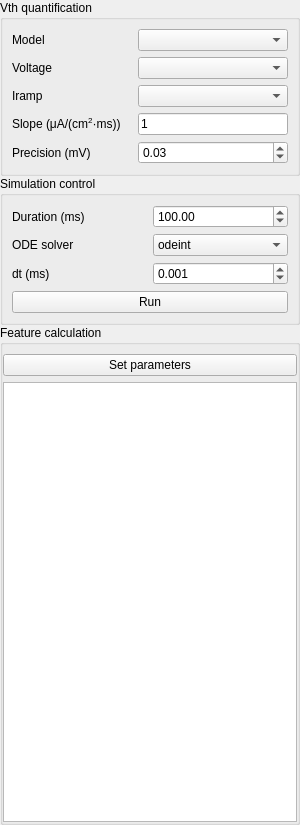
<?xml version="1.0" encoding="UTF-8"?>
<ui version="4.0">
 <class>RampMethodWindow</class>
 <widget class="QWidget" name="RampMethodWindow">
  <property name="geometry">
   <rect>
    <x>0</x>
    <y>0</y>
    <width>300</width>
    <height>825</height>
   </rect>
  </property>
  <property name="sizePolicy">
   <sizepolicy hsizetype="Preferred" vsizetype="Preferred">
    <horstretch>0</horstretch>
    <verstretch>0</verstretch>
   </sizepolicy>
  </property>
  <property name="minimumSize">
   <size>
    <width>0</width>
    <height>0</height>
   </size>
  </property>
  <property name="maximumSize">
   <size>
    <width>16777215</width>
    <height>16777215</height>
   </size>
  </property>
  <property name="windowTitle">
   <string>Form</string>
  </property>
  <layout class="QGridLayout" name="gridLayout_ramp_method_window">
   <property name="leftMargin">
    <number>0</number>
   </property>
   <property name="topMargin">
    <number>0</number>
   </property>
   <property name="rightMargin">
    <number>0</number>
   </property>
   <property name="bottomMargin">
    <number>0</number>
   </property>
   <property name="verticalSpacing">
    <number>0</number>
   </property>
   <item row="0" column="0">
    <widget class="QGroupBox" name="groupBox_ramp_stimulation_method_set_paras">
     <property name="sizePolicy">
      <sizepolicy hsizetype="Preferred" vsizetype="Preferred">
       <horstretch>0</horstretch>
       <verstretch>0</verstretch>
      </sizepolicy>
     </property>
     <property name="title">
      <string>Vth quantification</string>
     </property>
     <layout class="QGridLayout" name="gridLayout_Vth_quantification_ramp">
      <property name="leftMargin">
       <number>9</number>
      </property>
      <item row="0" column="0">
       <widget class="QLabel" name="label_model_ramp">
        <property name="text">
         <string>Model</string>
        </property>
       </widget>
      </item>
      <item row="2" column="1">
       <widget class="QComboBox" name="comboBox_stimulus_name_ramp"/>
      </item>
      <item row="1" column="0">
       <widget class="QLabel" name="label_voltage_ramp">
        <property name="text">
         <string>Voltage </string>
        </property>
       </widget>
      </item>
      <item row="4" column="1">
       <widget class="QDoubleSpinBox" name="doubleSpinBox_precision_ramp">
        <property name="sizePolicy">
         <sizepolicy hsizetype="Preferred" vsizetype="Fixed">
          <horstretch>0</horstretch>
          <verstretch>0</verstretch>
         </sizepolicy>
        </property>
        <property name="minimumSize">
         <size>
          <width>0</width>
          <height>0</height>
         </size>
        </property>
        <property name="maximumSize">
         <size>
          <width>16777215</width>
          <height>16777215</height>
         </size>
        </property>
        <property name="value">
         <double>0.030000000000000</double>
        </property>
       </widget>
      </item>
      <item row="0" column="1">
       <widget class="QComboBox" name="comboBox_model_ramp">
        <property name="sizePolicy">
         <sizepolicy hsizetype="Fixed" vsizetype="Fixed">
          <horstretch>0</horstretch>
          <verstretch>0</verstretch>
         </sizepolicy>
        </property>
        <property name="minimumSize">
         <size>
          <width>150</width>
          <height>0</height>
         </size>
        </property>
        <property name="maximumSize">
         <size>
          <width>185</width>
          <height>16777215</height>
         </size>
        </property>
       </widget>
      </item>
      <item row="3" column="1">
       <widget class="QLineEdit" name="lineEdit_k_ramp">
        <property name="sizePolicy">
         <sizepolicy hsizetype="Preferred" vsizetype="Fixed">
          <horstretch>0</horstretch>
          <verstretch>0</verstretch>
         </sizepolicy>
        </property>
        <property name="text">
         <string>1</string>
        </property>
       </widget>
      </item>
      <item row="4" column="0">
       <widget class="QLabel" name="label_precision_ramp">
        <property name="text">
         <string>Precision (mV)</string>
        </property>
       </widget>
      </item>
      <item row="1" column="1">
       <widget class="QComboBox" name="comboBox_voltage_ramp"/>
      </item>
      <item row="2" column="0">
       <widget class="QLabel" name="label_stimulus_name_ramp">
        <property name="text">
         <string>Iramp</string>
        </property>
       </widget>
      </item>
      <item row="3" column="0">
       <widget class="QLabel" name="label_k_ramp">
        <property name="text">
         <string>&lt;html&gt;&lt;head/&gt;&lt;body&gt;&lt;p&gt;Slope (μA/(cm&lt;span style=&quot; vertical-align:super;&quot;&gt;2&lt;/span&gt;·ms))&lt;/p&gt;&lt;/body&gt;&lt;/html&gt;</string>
        </property>
       </widget>
      </item>
     </layout>
    </widget>
   </item>
   <item row="1" column="0">
    <widget class="QGroupBox" name="groupBox_ramp_method_simulation">
     <property name="sizePolicy">
      <sizepolicy hsizetype="Preferred" vsizetype="Preferred">
       <horstretch>0</horstretch>
       <verstretch>0</verstretch>
      </sizepolicy>
     </property>
     <property name="title">
      <string>Simulation control</string>
     </property>
     <layout class="QGridLayout" name="gridLayout_simulation_control_ramp">
      <item row="1" column="1">
       <widget class="QDoubleSpinBox" name="doubleSpinBox_ramp_timeline">
        <property name="sizePolicy">
         <sizepolicy hsizetype="Preferred" vsizetype="Fixed">
          <horstretch>0</horstretch>
          <verstretch>0</verstretch>
         </sizepolicy>
        </property>
        <property name="maximum">
         <double>100000000.000000000000000</double>
        </property>
        <property name="value">
         <double>100.000000000000000</double>
        </property>
       </widget>
      </item>
      <item row="3" column="0">
       <widget class="QLabel" name="label_dt_ramp">
        <property name="text">
         <string>dt (ms)</string>
        </property>
       </widget>
      </item>
      <item row="1" column="0">
       <widget class="QLabel" name="label_timeline_ramp">
        <property name="text">
         <string>Duration (ms)</string>
        </property>
       </widget>
      </item>
      <item row="3" column="1">
       <widget class="QDoubleSpinBox" name="doubleSpinBox_dt_ramp">
        <property name="sizePolicy">
         <sizepolicy hsizetype="Preferred" vsizetype="Fixed">
          <horstretch>0</horstretch>
          <verstretch>0</verstretch>
         </sizepolicy>
        </property>
        <property name="decimals">
         <number>3</number>
        </property>
        <property name="value">
         <double>0.001000000000000</double>
        </property>
       </widget>
      </item>
      <item row="2" column="1">
       <widget class="QComboBox" name="comboBox_ramp_ode_option">
        <item>
         <property name="text">
          <string>odeint</string>
         </property>
        </item>
       </widget>
      </item>
      <item row="2" column="0">
       <widget class="QLabel" name="label_ramp_ode_option">
        <property name="text">
         <string>ODE solver</string>
        </property>
       </widget>
      </item>
      <item row="4" column="0" colspan="2">
       <widget class="QPushButton" name="pushButton_run_ramp">
        <property name="text">
         <string>Run</string>
        </property>
       </widget>
      </item>
     </layout>
    </widget>
   </item>
   <item row="2" column="0">
    <widget class="QGroupBox" name="groupBox_features_ramp">
     <property name="sizePolicy">
      <sizepolicy hsizetype="Preferred" vsizetype="Preferred">
       <horstretch>0</horstretch>
       <verstretch>0</verstretch>
      </sizepolicy>
     </property>
     <property name="title">
      <string>Feature calculation</string>
     </property>
     <layout class="QGridLayout" name="gridLayout_ramp_features">
      <property name="leftMargin">
       <number>0</number>
      </property>
      <property name="rightMargin">
       <number>0</number>
      </property>
      <property name="bottomMargin">
       <number>0</number>
      </property>
      <item row="1" column="0">
       <widget class="QTableWidget" name="tableWidget_features_ramp">
        <property name="sizePolicy">
         <sizepolicy hsizetype="Preferred" vsizetype="Expanding">
          <horstretch>0</horstretch>
          <verstretch>0</verstretch>
         </sizepolicy>
        </property>
       </widget>
      </item>
      <item row="0" column="0">
       <widget class="QPushButton" name="pushButton_set_paras_ramp">
        <property name="text">
         <string>Set parameters</string>
        </property>
        <property name="icon">
         <iconset resource="../resources/apprcc.qrc">
          <normaloff>:/set1.png</normaloff>:/set1.png</iconset>
        </property>
       </widget>
      </item>
     </layout>
    </widget>
   </item>
  </layout>
 </widget>
 <resources>
  <include location="../resources/apprcc.qrc"/>
 </resources>
 <connections/>
</ui>
